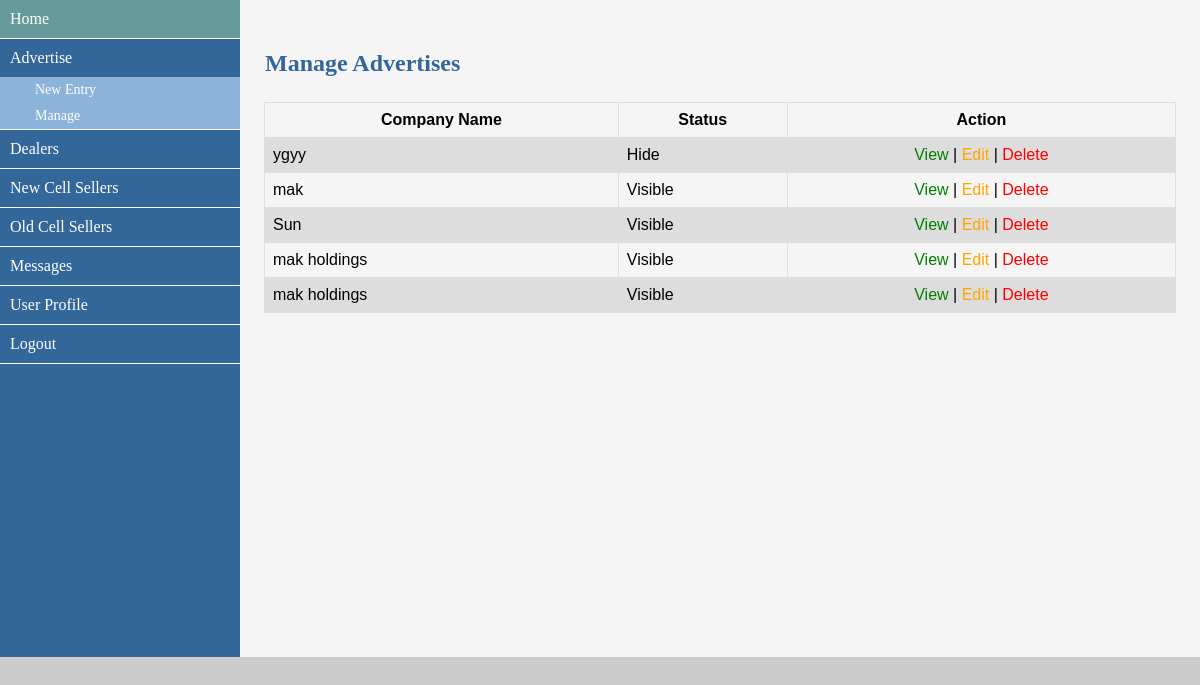
Screenshot of /admin/manage_advertise.php (signed in) with the database file from the repository.
### tables this page shows
CREATE TABLE `md_advertise` (
  `id` int(10) NOT NULL,
  `company` varchar(40) NOT NULL,
  `url` varchar(255) NOT NULL,
  `status` varchar(20) NOT NULL,
  `image` varchar(100) NOT NULL
);

### admin/database.php (called while the page is built, shortened)
<?php
	$dbHost = "localhost";
	$dbUser = "root";
	$dbPass = "";
	$dbName = "db_md";
	$con = mysqli_connect($dbHost,$dbUser,$dbPass,$dbName);
	function selectAll($query) {
		global $con;
		if ($con) {
			$result = mysqli_query($con,$query);
			if ($result) {
				return $result;
			} else {
				echo mysqli_error($con);
			}
		} else {
			echo "Database connection failed";
		}
	}
?>

### admin/manage_advertise.php (the view)
<?php include_once('admin_sidebar.php'); ?>
		<div class="content">
			<div class="form_title">
				<h2>Manage Advertises</h2>
			</div>
			<div class="data">
				<table>
					<tr>
						<th>Company Name</th>
						<th>Status</th>
						<th>Action</th>
					</tr>
					<?php
						$query = "SELECT * FROM md_advertise ORDER BY id DESC";
						$res = selectAll($query);
						$count = mysqli_num_rows($res);
						if ($count < 1) { ?>
						</table>
							<div class="msg">
								<?php echo "No records found"; ?>
							</div>
							</div>
						<?php
							} else {
								while ($result = mysqli_fetch_assoc($res)) {
						?>
					<tr>
						<td><?= $result['company']; ?></td>
						<td><?= $result['status']; ?></td>
						<td style="text-align: center;">
							<a href="view_advertise.php?v=<?= $result['id']; ?>" class="clr">View </a>|
							<a href="edit_advertise.php?e=<?= $result['id']; ?>" class="edt">Edit </a>|
							<a href="delete_advertise.php?d=<?= $result['id']; ?>" class="dlt" onclick="return confirm('Are you sure to DELETE?')">Delete</a>
						</td>
					</tr>
					<?php } ?>
				</table>
			</div>
			<?php } ?>
		</div>
	</div>
</body>
</html>

### admin/assets/css/style.css (style rules this page uses)
* { margin: 0px; padding: 0px; outline: 0; }
body { font-family: verdana; background-color: #ccc; }
a { text-decoration: none; }
.container .content { width: 80%; float: left; background-color: whitesmoke; height: 657px; }
.content .form_title { width: 60%; float: left; }
.form_title h2 { margin-top: 50px; padding-left: 25px; color: #336699; }
.content .data { width: 95%; float: left; margin-top: 25px; margin-left: 2.5%; }
.data table { font-family: arial, sans-serif; border-collapse: collapse; width: 100%; }
.data table td, th { border: 1px solid #dddddd; text-align: left; padding: 8px; }
.data table tr:nth-child(even) { background-color: #dddddd; }
.data table th { text-align: center; }
.clr { color: green; }
.dlt { color: red; }
.edt { color: orange; }

### rows the page displays
md_advertise: company "ygyy", status "Hide"
md_advertise: company "mak", status "Visible"
md_advertise: company "Sun", status "Visible"
md_advertise: company "mak holdings", status "Visible"
md_advertise: company "mak holdings", status "Visible"
